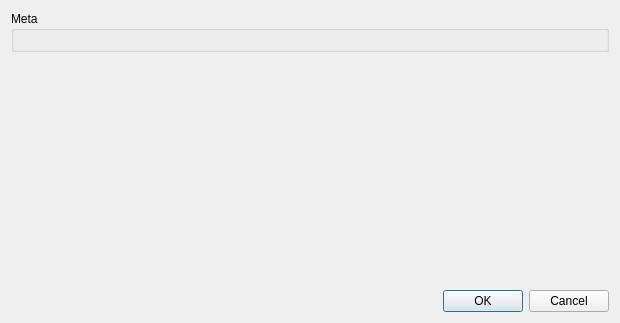
<?xml version="1.0" encoding="UTF-8"?>
<ui version="4.0">
 <class>PresetDialog</class>
 <widget class="QDialog" name="PresetDialog">
  <property name="geometry">
   <rect>
    <x>0</x>
    <y>0</y>
    <width>620</width>
    <height>323</height>
   </rect>
  </property>
  <property name="windowTitle">
   <string>Dialog</string>
  </property>
  <layout class="QVBoxLayout" name="verticalLayout">
   <item>
    <widget class="QGroupBox" name="formGroupBox">
     <property name="title">
      <string>Meta</string>
     </property>
     <layout class="QVBoxLayout" name="verticalLayout_2">
      <item>
       <widget class="picogen_repository::FragmentWidget" name="entity" native="true"/>
      </item>
     </layout>
    </widget>
   </item>
   <item>
    <widget class="QuatschPresetEditor" name="preset" native="true">
     <property name="sizePolicy">
      <sizepolicy hsizetype="Preferred" vsizetype="Expanding">
       <horstretch>0</horstretch>
       <verstretch>0</verstretch>
      </sizepolicy>
     </property>
    </widget>
   </item>
   <item>
    <widget class="QDialogButtonBox" name="buttonBox">
     <property name="standardButtons">
      <set>QDialogButtonBox::Cancel|QDialogButtonBox::Ok</set>
     </property>
    </widget>
   </item>
  </layout>
 </widget>
 <customwidgets>
  <customwidget>
   <class>QuatschPresetEditor</class>
   <extends>QWidget</extends>
   <header>quatschpreseteditor.hh</header>
   <container>1</container>
  </customwidget>
  <customwidget>
   <class>picogen_repository::FragmentWidget</class>
   <extends>QWidget</extends>
   <header>../fragmentwidget.hh</header>
   <container>1</container>
  </customwidget>
 </customwidgets>
 <resources/>
 <connections/>
</ui>
